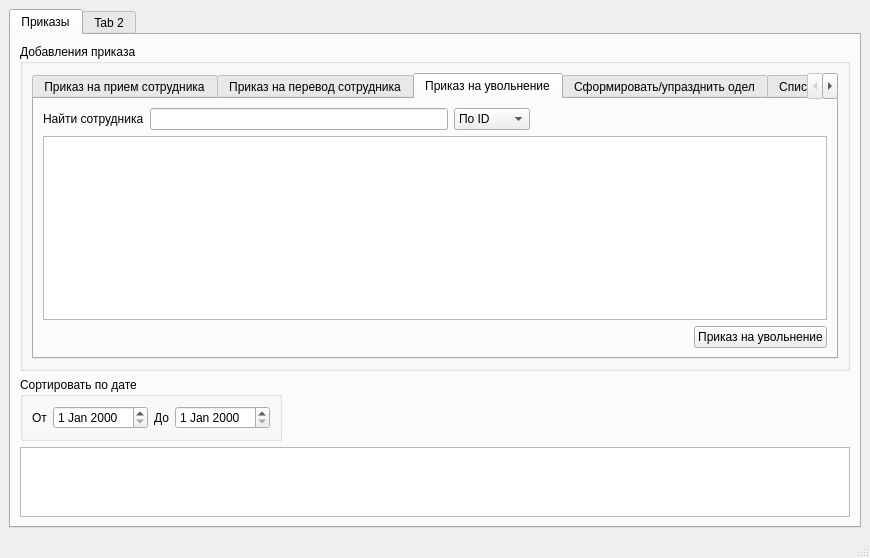
<?xml version="1.0" encoding="UTF-8"?>
<ui version="4.0">
 <class>MainWindow</class>
 <widget class="QMainWindow" name="MainWindow">
  <property name="geometry">
   <rect>
    <x>0</x>
    <y>0</y>
    <width>870</width>
    <height>558</height>
   </rect>
  </property>
  <property name="minimumSize">
   <size>
    <width>870</width>
    <height>558</height>
   </size>
  </property>
  <property name="windowTitle">
   <string>MainWindow</string>
  </property>
  <widget class="QWidget" name="centralwidget">
   <layout class="QVBoxLayout" name="verticalLayout_5">
    <item>
     <widget class="QTabWidget" name="tabWidget">
      <property name="minimumSize">
       <size>
        <width>0</width>
        <height>519</height>
       </size>
      </property>
      <property name="currentIndex">
       <number>0</number>
      </property>
      <widget class="QWidget" name="tab">
       <attribute name="title">
        <string>Приказы</string>
       </attribute>
       <layout class="QVBoxLayout" name="verticalLayout_4">
        <item>
         <layout class="QVBoxLayout" name="verticalLayout_3">
          <item>
           <widget class="QGroupBox" name="groupBox_2">
            <property name="title">
             <string>Добавления приказа</string>
            </property>
            <layout class="QVBoxLayout" name="verticalLayout_2">
             <item>
              <widget class="QTabWidget" name="tabWidget_2">
               <property name="currentIndex">
                <number>2</number>
               </property>
               <widget class="QWidget" name="tab_3">
                <attribute name="title">
                 <string>Приказ на прием сотрудника</string>
                </attribute>
                <layout class="QHBoxLayout" name="horizontalLayout_19">
                 <item>
                  <layout class="QHBoxLayout" name="horizontalLayout_18">
                   <item>
                    <layout class="QHBoxLayout" name="horizontalLayout_12">
                     <item>
                      <layout class="QVBoxLayout" name="verticalLayout_9">
                       <item>
                        <layout class="QVBoxLayout" name="verticalLayout_7">
                         <item>
                          <layout class="QHBoxLayout" name="horizontalLayout_4">
                           <item>
                            <widget class="QLabel" name="label">
                             <property name="minimumSize">
                              <size>
                               <width>60</width>
                               <height>0</height>
                              </size>
                             </property>
                             <property name="text">
                              <string>Фамилия</string>
                             </property>
                            </widget>
                           </item>
                           <item>
                            <widget class="QLineEdit" name="lineEdit"/>
                           </item>
                          </layout>
                         </item>
                         <item>
                          <layout class="QHBoxLayout" name="horizontalLayout_5">
                           <item>
                            <widget class="QLabel" name="label_4">
                             <property name="minimumSize">
                              <size>
                               <width>60</width>
                               <height>0</height>
                              </size>
                             </property>
                             <property name="text">
                              <string>Имя</string>
                             </property>
                            </widget>
                           </item>
                           <item>
                            <widget class="QLineEdit" name="lineEdit_2"/>
                           </item>
                          </layout>
                         </item>
                         <item>
                          <layout class="QHBoxLayout" name="horizontalLayout_6">
                           <item>
                            <widget class="QLabel" name="label_5">
                             <property name="minimumSize">
                              <size>
                               <width>60</width>
                               <height>0</height>
                              </size>
                             </property>
                             <property name="text">
                              <string>Отчество</string>
                             </property>
                            </widget>
                           </item>
                           <item>
                            <widget class="QLineEdit" name="lineEdit_3"/>
                           </item>
                          </layout>
                         </item>
                        </layout>
                       </item>
                       <item>
                        <widget class="QLabel" name="label_19">
                         <property name="text">
                          <string>Дата рождения</string>
                         </property>
                        </widget>
                       </item>
                       <item>
                        <widget class="QDateEdit" name="dateEdit_3"/>
                       </item>
                       <item>
                        <layout class="QVBoxLayout" name="verticalLayout_8">
                         <item>
                          <layout class="QHBoxLayout" name="horizontalLayout_7">
                           <item>
                            <widget class="QLabel" name="label_6">
                             <property name="minimumSize">
                              <size>
                               <width>60</width>
                               <height>0</height>
                              </size>
                             </property>
                             <property name="text">
                              <string>Адрес</string>
                             </property>
                            </widget>
                           </item>
                           <item>
                            <widget class="QLineEdit" name="lineEdit_4"/>
                           </item>
                          </layout>
                         </item>
                         <item>
                          <layout class="QHBoxLayout" name="horizontalLayout_8">
                           <item>
                            <widget class="QLabel" name="label_7">
                             <property name="minimumSize">
                              <size>
                               <width>60</width>
                               <height>0</height>
                              </size>
                             </property>
                             <property name="text">
                              <string>Телефон</string>
                             </property>
                            </widget>
                           </item>
                           <item>
                            <widget class="QLineEdit" name="lineEdit_5"/>
                           </item>
                          </layout>
                         </item>
                         <item>
                          <layout class="QHBoxLayout" name="horizontalLayout_9">
                           <item>
                            <widget class="QLabel" name="label_8">
                             <property name="minimumSize">
                              <size>
                               <width>60</width>
                               <height>0</height>
                              </size>
                             </property>
                             <property name="text">
                              <string>Email</string>
                             </property>
                            </widget>
                           </item>
                           <item>
                            <widget class="QLineEdit" name="lineEdit_6"/>
                           </item>
                          </layout>
                         </item>
                         <item>
                          <spacer name="verticalSpacer_2">
                           <property name="orientation">
                            <enum>Qt::Vertical</enum>
                           </property>
                           <property name="sizeHint" stdset="0">
                            <size>
                             <width>20</width>
                             <height>40</height>
                            </size>
                           </property>
                          </spacer>
                         </item>
                        </layout>
                       </item>
                      </layout>
                     </item>
                     <item>
                      <layout class="QVBoxLayout" name="verticalLayout_6">
                       <item>
                        <layout class="QHBoxLayout" name="horizontalLayout_10">
                         <item>
                          <widget class="QLabel" name="label_9">
                           <property name="text">
                            <string>Отдел назначения</string>
                           </property>
                          </widget>
                         </item>
                         <item>
                          <widget class="QComboBox" name="comboBox">
                           <property name="minimumSize">
                            <size>
                             <width>120</width>
                             <height>0</height>
                            </size>
                           </property>
                          </widget>
                         </item>
                        </layout>
                       </item>
                       <item>
                        <layout class="QHBoxLayout" name="horizontalLayout_11">
                         <item>
                          <widget class="QLabel" name="label_10">
                           <property name="text">
                            <string>Должность</string>
                           </property>
                          </widget>
                         </item>
                         <item>
                          <widget class="QComboBox" name="comboBox_2">
                           <property name="minimumSize">
                            <size>
                             <width>120</width>
                             <height>0</height>
                            </size>
                           </property>
                          </widget>
                         </item>
                        </layout>
                       </item>
                       <item>
                        <spacer name="verticalSpacer">
                         <property name="orientation">
                          <enum>Qt::Vertical</enum>
                         </property>
                         <property name="sizeHint" stdset="0">
                          <size>
                           <width>20</width>
                           <height>40</height>
                          </size>
                         </property>
                        </spacer>
                       </item>
                       <item>
                        <widget class="QPushButton" name="pushButton">
                         <property name="text">
                          <string>Добавить сотрудника</string>
                         </property>
                        </widget>
                       </item>
                      </layout>
                     </item>
                    </layout>
                   </item>
                  </layout>
                 </item>
                </layout>
               </widget>
               <widget class="QWidget" name="tab_7">
                <attribute name="title">
                 <string>Приказ на перевод сотрудника</string>
                </attribute>
                <layout class="QHBoxLayout" name="horizontalLayout_33">
                 <item>
                  <layout class="QVBoxLayout" name="verticalLayout_21">
                   <item>
                    <layout class="QVBoxLayout" name="verticalLayout_19">
                     <item>
                      <layout class="QHBoxLayout" name="horizontalLayout_27">
                       <item>
                        <widget class="QLabel" name="label_17">
                         <property name="text">
                          <string>Поиск сотрудника </string>
                         </property>
                        </widget>
                       </item>
                       <item>
                        <widget class="QLineEdit" name="lineEdit_11"/>
                       </item>
                       <item>
                        <widget class="QComboBox" name="comboBox_6">
                         <item>
                          <property name="text">
                           <string>По ID</string>
                          </property>
                         </item>
                         <item>
                          <property name="text">
                           <string>По ФИО</string>
                          </property>
                         </item>
                        </widget>
                       </item>
                      </layout>
                     </item>
                     <item>
                      <widget class="QTableView" name="tableView_2"/>
                     </item>
                    </layout>
                   </item>
                   <item>
                    <layout class="QHBoxLayout" name="horizontalLayout_32">
                     <item>
                      <layout class="QVBoxLayout" name="verticalLayout_20">
                       <item>
                        <layout class="QHBoxLayout" name="horizontalLayout_31">
                         <item>
                          <widget class="QLabel" name="label_21">
                           <property name="text">
                            <string>Отдел назначения</string>
                           </property>
                          </widget>
                         </item>
                         <item>
                          <widget class="QComboBox" name="comboBox_10">
                           <property name="minimumSize">
                            <size>
                             <width>120</width>
                             <height>0</height>
                            </size>
                           </property>
                          </widget>
                         </item>
                        </layout>
                       </item>
                       <item>
                        <layout class="QHBoxLayout" name="horizontalLayout_30">
                         <item>
                          <widget class="QLabel" name="label_20">
                           <property name="text">
                            <string>Должность</string>
                           </property>
                          </widget>
                         </item>
                         <item>
                          <widget class="QComboBox" name="comboBox_9">
                           <property name="minimumSize">
                            <size>
                             <width>120</width>
                             <height>0</height>
                            </size>
                           </property>
                          </widget>
                         </item>
                        </layout>
                       </item>
                      </layout>
                     </item>
                     <item>
                      <spacer name="horizontalSpacer_4">
                       <property name="orientation">
                        <enum>Qt::Horizontal</enum>
                       </property>
                       <property name="sizeHint" stdset="0">
                        <size>
                         <width>40</width>
                         <height>20</height>
                        </size>
                       </property>
                      </spacer>
                     </item>
                     <item>
                      <widget class="QPushButton" name="pushButton_7">
                       <property name="text">
                        <string>Приказ на перевод</string>
                       </property>
                      </widget>
                     </item>
                    </layout>
                   </item>
                  </layout>
                 </item>
                </layout>
               </widget>
               <widget class="QWidget" name="tab_4">
                <attribute name="title">
                 <string>Приказ на увольнение</string>
                </attribute>
                <layout class="QHBoxLayout" name="horizontalLayout_21">
                 <item>
                  <layout class="QVBoxLayout" name="verticalLayout_13">
                   <item>
                    <layout class="QVBoxLayout" name="verticalLayout_10">
                     <item>
                      <layout class="QHBoxLayout" name="horizontalLayout_13">
                       <item>
                        <widget class="QLabel" name="label_11">
                         <property name="text">
                          <string>Найти сотрудника</string>
                         </property>
                        </widget>
                       </item>
                       <item>
                        <widget class="QLineEdit" name="lineEdit_7"/>
                       </item>
                       <item>
                        <widget class="QComboBox" name="comboBox_3">
                         <item>
                          <property name="text">
                           <string>По ID</string>
                          </property>
                         </item>
                         <item>
                          <property name="text">
                           <string>По ФИО</string>
                          </property>
                         </item>
                        </widget>
                       </item>
                       <item>
                        <spacer name="horizontalSpacer_2">
                         <property name="orientation">
                          <enum>Qt::Horizontal</enum>
                         </property>
                         <property name="sizeHint" stdset="0">
                          <size>
                           <width>40</width>
                           <height>20</height>
                          </size>
                         </property>
                        </spacer>
                       </item>
                      </layout>
                     </item>
                     <item>
                      <widget class="QTableView" name="tableView"/>
                     </item>
                    </layout>
                   </item>
                   <item>
                    <layout class="QHBoxLayout" name="horizontalLayout_20">
                     <item>
                      <spacer name="horizontalSpacer_3">
                       <property name="orientation">
                        <enum>Qt::Horizontal</enum>
                       </property>
                       <property name="sizeHint" stdset="0">
                        <size>
                         <width>40</width>
                         <height>20</height>
                        </size>
                       </property>
                      </spacer>
                     </item>
                     <item>
                      <widget class="QPushButton" name="pushButton_2">
                       <property name="text">
                        <string>Приказ на увольнение</string>
                       </property>
                      </widget>
                     </item>
                    </layout>
                   </item>
                  </layout>
                 </item>
                </layout>
               </widget>
               <widget class="QWidget" name="tab_5">
                <attribute name="title">
                 <string>Сформировать/упразднить одел</string>
                </attribute>
                <layout class="QHBoxLayout" name="horizontalLayout_34">
                 <item>
                  <layout class="QHBoxLayout" name="horizontalLayout_29">
                   <item>
                    <layout class="QVBoxLayout" name="verticalLayout_11">
                     <item>
                      <widget class="QGroupBox" name="groupBox_3">
                       <property name="title">
                        <string>Создание отдела</string>
                       </property>
                       <layout class="QHBoxLayout" name="horizontalLayout_15">
                        <item>
                         <layout class="QHBoxLayout" name="horizontalLayout_14">
                          <item>
                           <widget class="QLabel" name="label_12">
                            <property name="text">
                             <string>Наименование отдела</string>
                            </property>
                           </widget>
                          </item>
                          <item>
                           <widget class="QLineEdit" name="lineEdit_8"/>
                          </item>
                          <item>
                           <widget class="QLabel" name="label_22">
                            <property name="text">
                             <string>Какому отделу подчиняется</string>
                            </property>
                           </widget>
                          </item>
                          <item>
                           <widget class="QComboBox" name="comboBox_11"/>
                          </item>
                          <item>
                           <widget class="QPushButton" name="pushButton_3">
                            <property name="text">
                             <string>Создать отдел</string>
                            </property>
                           </widget>
                          </item>
                         </layout>
                        </item>
                       </layout>
                      </widget>
                     </item>
                     <item>
                      <widget class="QGroupBox" name="groupBox_4">
                       <property name="title">
                        <string>Упрозднение отдела</string>
                       </property>
                       <layout class="QHBoxLayout" name="horizontalLayout_17">
                        <item>
                         <layout class="QHBoxLayout" name="horizontalLayout_16">
                          <item>
                           <widget class="QLabel" name="label_13">
                            <property name="text">
                             <string>Выбрать отдел из списка</string>
                            </property>
                           </widget>
                          </item>
                          <item>
                           <widget class="QComboBox" name="comboBox_4"/>
                          </item>
                          <item>
                           <widget class="QPushButton" name="pushButton_4">
                            <property name="text">
                             <string>Упразднить отдел</string>
                            </property>
                           </widget>
                          </item>
                         </layout>
                        </item>
                       </layout>
                      </widget>
                     </item>
                    </layout>
                   </item>
                   <item>
                    <widget class="QTableView" name="tableView_5">
                     <property name="sizePolicy">
                      <sizepolicy hsizetype="Preferred" vsizetype="Expanding">
                       <horstretch>0</horstretch>
                       <verstretch>0</verstretch>
                      </sizepolicy>
                     </property>
                     <property name="minimumSize">
                      <size>
                       <width>500</width>
                       <height>0</height>
                      </size>
                     </property>
                    </widget>
                   </item>
                  </layout>
                 </item>
                </layout>
               </widget>
               <widget class="QWidget" name="tab_6">
                <attribute name="title">
                 <string>Список должностей</string>
                </attribute>
                <layout class="QHBoxLayout" name="horizontalLayout_26">
                 <item>
                  <layout class="QHBoxLayout" name="horizontalLayout_25">
                   <item>
                    <widget class="QGroupBox" name="groupBox_5">
                     <property name="title">
                      <string>Добавление должности</string>
                     </property>
                     <layout class="QVBoxLayout" name="verticalLayout_14">
                      <item>
                       <layout class="QHBoxLayout" name="horizontalLayout_23">
                        <item>
                         <widget class="QLabel" name="label_14">
                          <property name="minimumSize">
                           <size>
                            <width>50</width>
                            <height>0</height>
                           </size>
                          </property>
                          <property name="text">
                           <string>Название</string>
                          </property>
                         </widget>
                        </item>
                        <item>
                         <widget class="QLineEdit" name="lineEdit_9"/>
                        </item>
                       </layout>
                      </item>
                      <item>
                       <layout class="QHBoxLayout" name="horizontalLayout_22">
                        <item>
                         <widget class="QLabel" name="label_15">
                          <property name="minimumSize">
                           <size>
                            <width>50</width>
                            <height>0</height>
                           </size>
                          </property>
                          <property name="text">
                           <string>Ставка минимум</string>
                          </property>
                         </widget>
                        </item>
                        <item>
                         <widget class="QLineEdit" name="lineEdit_10"/>
                        </item>
                       </layout>
                      </item>
                      <item>
                       <layout class="QHBoxLayout" name="horizontalLayout_28">
                        <item>
                         <widget class="QLabel" name="label_18">
                          <property name="text">
                           <string>Ставка максимум</string>
                          </property>
                         </widget>
                        </item>
                        <item>
                         <widget class="QLineEdit" name="lineEdit_12"/>
                        </item>
                       </layout>
                      </item>
                      <item>
                       <widget class="QPushButton" name="pushButton_5">
                        <property name="text">
                         <string>Добавить должность</string>
                        </property>
                       </widget>
                      </item>
                      <item>
                       <spacer name="verticalSpacer_4">
                        <property name="orientation">
                         <enum>Qt::Vertical</enum>
                        </property>
                        <property name="sizeHint" stdset="0">
                         <size>
                          <width>20</width>
                          <height>40</height>
                         </size>
                        </property>
                       </spacer>
                      </item>
                      <item>
                       <widget class="QGroupBox" name="groupBox_6">
                        <property name="title">
                         <string>Удалить должность</string>
                        </property>
                        <layout class="QVBoxLayout" name="verticalLayout_18">
                         <item>
                          <layout class="QVBoxLayout" name="verticalLayout_17">
                           <item>
                            <layout class="QHBoxLayout" name="horizontalLayout_24">
                             <item>
                              <widget class="QLabel" name="label_16">
                               <property name="minimumSize">
                                <size>
                                 <width>80</width>
                                 <height>0</height>
                                </size>
                               </property>
                               <property name="text">
                                <string>Выбрать должность</string>
                               </property>
                              </widget>
                             </item>
                             <item>
                              <widget class="QComboBox" name="comboBox_5"/>
                             </item>
                            </layout>
                           </item>
                           <item>
                            <widget class="QPushButton" name="pushButton_6">
                             <property name="text">
                              <string>Удалить</string>
                             </property>
                            </widget>
                           </item>
                           <item>
                            <spacer name="verticalSpacer_3">
                             <property name="orientation">
                              <enum>Qt::Vertical</enum>
                             </property>
                             <property name="sizeHint" stdset="0">
                              <size>
                               <width>20</width>
                               <height>40</height>
                              </size>
                             </property>
                            </spacer>
                           </item>
                          </layout>
                         </item>
                        </layout>
                       </widget>
                      </item>
                     </layout>
                    </widget>
                   </item>
                   <item>
                    <widget class="QTableView" name="tableView_3"/>
                   </item>
                  </layout>
                 </item>
                </layout>
               </widget>
              </widget>
             </item>
            </layout>
           </widget>
          </item>
          <item>
           <layout class="QVBoxLayout" name="verticalLayout">
            <item>
             <layout class="QHBoxLayout" name="horizontalLayout_3">
              <item>
               <widget class="QGroupBox" name="groupBox">
                <property name="title">
                 <string>Сортировать по дате</string>
                </property>
                <layout class="QHBoxLayout" name="horizontalLayout_2">
                 <item>
                  <layout class="QHBoxLayout" name="horizontalLayout">
                   <item>
                    <widget class="QLabel" name="label_2">
                     <property name="text">
                      <string>От</string>
                     </property>
                    </widget>
                   </item>
                   <item>
                    <widget class="QDateEdit" name="dateEdit"/>
                   </item>
                   <item>
                    <widget class="QLabel" name="label_3">
                     <property name="text">
                      <string>До</string>
                     </property>
                    </widget>
                   </item>
                   <item>
                    <widget class="QDateEdit" name="dateEdit_2"/>
                   </item>
                  </layout>
                 </item>
                </layout>
               </widget>
              </item>
              <item>
               <spacer name="horizontalSpacer">
                <property name="orientation">
                 <enum>Qt::Horizontal</enum>
                </property>
                <property name="sizeHint" stdset="0">
                 <size>
                  <width>40</width>
                  <height>20</height>
                 </size>
                </property>
               </spacer>
              </item>
             </layout>
            </item>
            <item>
             <widget class="QTableView" name="tableView_4">
              <property name="locale">
               <locale language="Russian" country="Ukraine"/>
              </property>
             </widget>
            </item>
           </layout>
          </item>
         </layout>
        </item>
       </layout>
      </widget>
      <widget class="QWidget" name="tab_2">
       <attribute name="title">
        <string>Tab 2</string>
       </attribute>
      </widget>
     </widget>
    </item>
   </layout>
  </widget>
  <widget class="QStatusBar" name="statusbar"/>
 </widget>
 <resources/>
 <connections/>
</ui>
